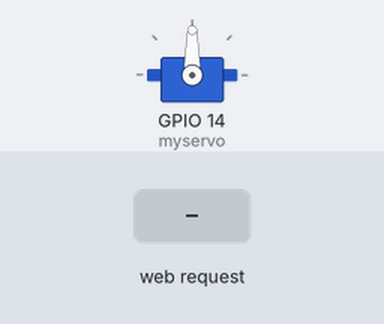
The sketch below on a simulated ESP8266 (NodeMCU). Shown: servo. The test bench sets the inputs (shaded band).

Above: at 1.2 s.
1.3 s: HTTP request GET /setAngle received
At 2.5 s:
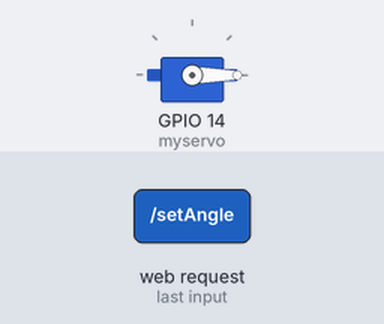
2.8 s: HTTP request GET /setAngle?angle=120 received
At 3.7 s:
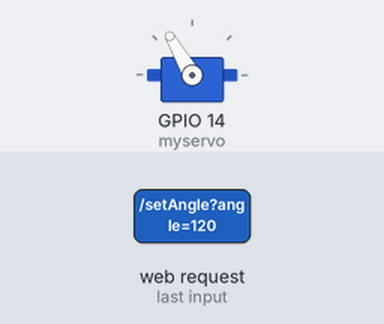
4.3 s: HTTP request GET /setAngle?angle=0 received
At 4.8 s:
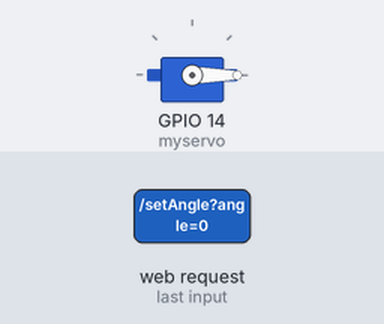
Timing chart, 0 to 7.3 s (numbered marks = the images above; inputs shaded):
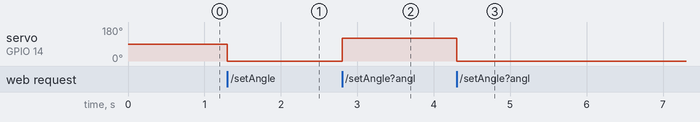

Measured:
- after the input at 1.3 s, servo on GPIO 14 (myservo): 90° → 0° at once
- after the input at 2.8 s, servo on GPIO 14 (myservo): 0° → 120° at once
- after the input at 4.3 s, servo on GPIO 14 (myservo): 120° → 0° at once

The sketch:

hackpet.ino
```cpp
#include <Servo.h>
#include <ESP8266WebServer.h>

// Create a servo object
Servo myservo;

// Set up the web server
ESP8266WebServer server(80);

// This function will be called when a request is received
void handleSetAngle() {
  // Get the servo angle from the request data
  int angle = server.arg("angle").toInt();

  // Set the servo angle
  myservo.write(angle);

  // Send a response back to the client
  server.send(200, "text/plain", "Angle set to " + String(angle));
}

void setup() {
  // Set up the servo
  myservo.attach(14);  // Attach the servo to pin 14

  // Set up the web server
  server.on("/setAngle", handleSetAngle);  // Register the request handler
  server.begin();  // Start the server
}

void loop() {
  server.handleClient();  // Handle incoming requests
}
```
